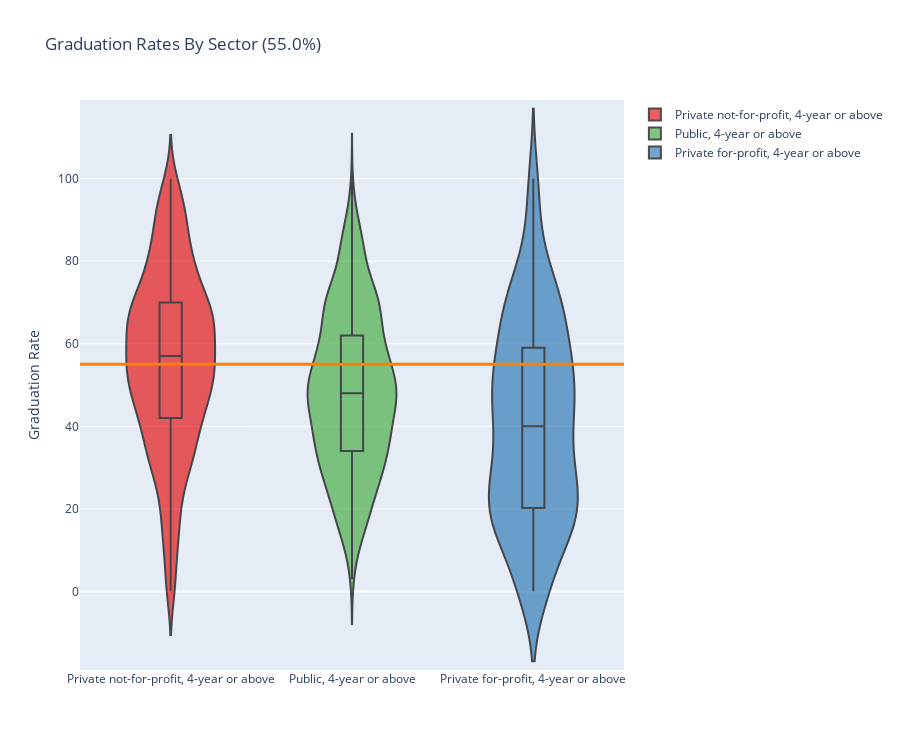

The notebook cell this image was saved under:
### Markdown cell above
## <center>Sector - ({{sample_sector}})</center>

### Code cell
fig = go.Figure()

fig.add_trace(go.Violin(
    y = sector_data[0][total],
    box_visible=True,
    line_color='black',
    fillcolor=qualitative[0],
    opacity=0.7,
    name=sectors[0]
))

fig.add_trace(go.Violin(
    y = sector_data[2][total],
    box_visible=True,
    line_color='black',
    fillcolor=qualitative[2],
    opacity=0.7,
    name=sectors[2]
))

fig.add_trace(go.Violin(
    y = sector_data[1][total],
    box_visible=True,
    line_color='black',
    fillcolor=qualitative[1],
    opacity=0.7,
    name=sectors[1]
))

fig.update_traces(
    #points='all'
)
# Set axes ranges
fig.update_xaxes(range=[-0.5, 2.5])
fig.update_yaxes(range=[-19, 119])

fig.add_shape(type="line",
    x0=-0.5, y0=sample_total, 
    x1=2.5, y1=sample_total,
    line=dict(color=qualitative[4],width=3)
)
fig.update_layout(
    title=f'Graduation Rates By Sector ({sample_total}%)',
    yaxis=dict(title='Graduation Rate'),
    height=750
    
)

### Figure 1 — Plotly figure (JSON) as saved in the notebook; plotly's stock layout.template omitted (floating-point values rounded to 4 significant figures; data arrays with more than 128 entries replaced by an {"elided": "..."} marker saying what was removed)
{"data": [{"box": {"visible": true}, "fillcolor": "#e41a1c", "line": {"color": "black"}, "name": "Private not-for-profit, 4-year or above", "opacity": 0.7, "type": "violin", "y": {"elided": "1288 int values"}}, {"box": {"visible": true}, "fillcolor": "#4daf4a", "line": {"color": "black"}, "name": "Public, 4-year or above", "opacity": 0.7, "type": "violin", "y": {"elided": "721 int values"}}, {"box": {"visible": true}, "fillcolor": "#377eb8", "line": {"color": "black"}, "name": "Private for-profit, 4-year or above", "opacity": 0.7, "type": "violin", "y": {"elided": "255 int values"}}], "layout": {"height": 750, "shapes": [{"line": {"color": "#ff7f00", "width": 3}, "type": "line", "x0": -0.5, "x1": 2.5, "y0": 55, "y1": 55}], "title": {"text": "Graduation Rates By Sector (55.0%)"}, "xaxis": {"range": [-0.5, 2.5]}, "yaxis": {"range": [-19, 119], "title": {"text": "Graduation Rate"}}}}
